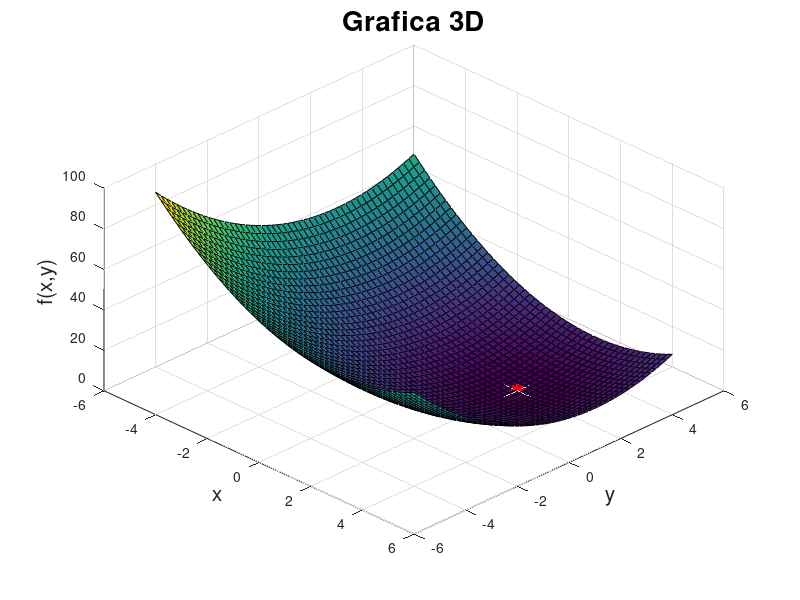
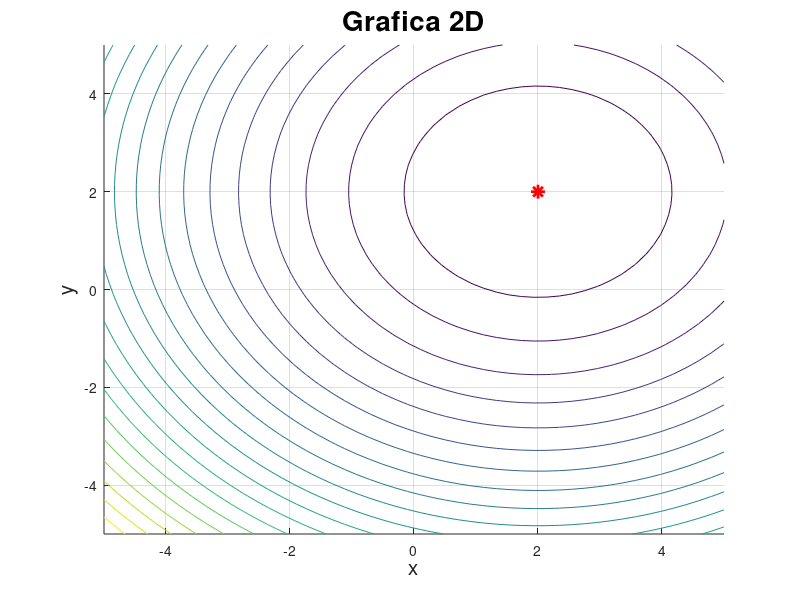

These charts were generated, in order, by the following MATLAB code:
% octave
close all
clear
clc

f = @(x_1, x_2) (x_1 - 2).^2 + (x_2 - 2).^2;

xLim = linspace(-5, 5, 50);
yLim = linspace(-5, 5, 50);

[x, y] = meshgrid(xLim, yLim);

h = 0.1;
xi = [-4; -4];

for i=1:200
  x_1 = xi(1);
  x_2 = xi(2);

  gx_1 = 2*(x_1 - 2);
  gx_2 = 2*(x_2 - 2);
  g = [gx_1; gx_2];

  xi = xi - h*g;
end
disp([ 'gx_1= ' num2str(xi(1)) ])
disp([ 'gx_2= ' num2str(xi(2)) ])
disp([ 'f(gx_1, gx_2)= ' num2str(f(xi(1), xi(2))) ])
disp([ 'f(gx_1, gx_2)= ' num2str(fix(f(xi(1), xi(2)))) ])

figure
hold on
grid on
title('Grafica 3D', 'FontSize', 20)
xlabel('x', 'FontSize', 15)
ylabel('y', 'FontSize', 15)
zlabel('f(x,y)', 'FontSize', 15)

surf(x, y, f(x, y))
plot3(xi(1), xi(2), f(xi(1), xi(2)), 'r*', 'LineWidth', 2, 'MarkerSize', 10)
view([45 45])

figure
hold on
grid on
title('Grafica 2D', 'FontSize', 20)
xlabel('x', 'FontSize', 15)
ylabel('y', 'FontSize', 15)

contour(x, y, f(x, y), 20)
plot(xi(1), xi(2), 'r*', 'LineWidth', 2, 'MarkerSize', 10)

